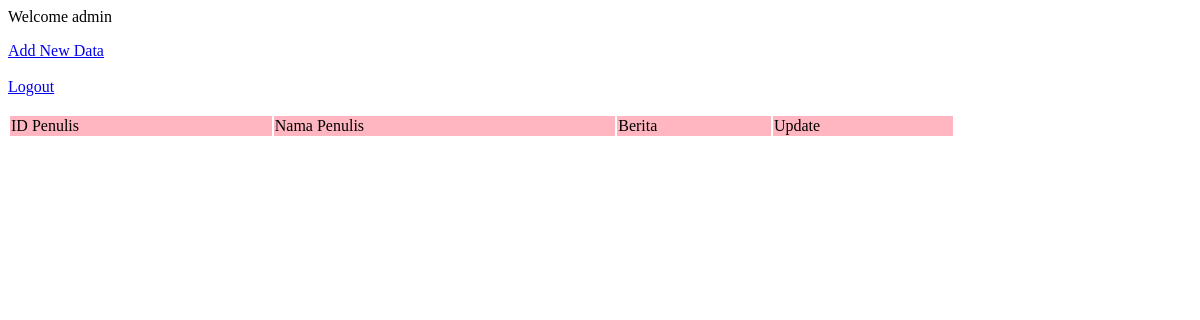
The app's page /index.php (signed in), older data.
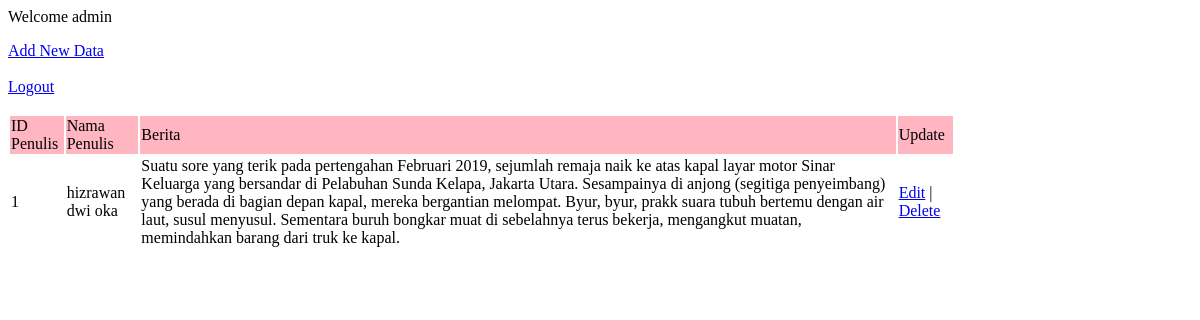
The same page, newer data.
### tables this page shows
CREATE TABLE `berita` (
  `idPenulis` int(11) NOT NULL,
  `namaPenulis` varchar(200) NOT NULL,
  `isiBerita` longtext NOT NULL,
  `tanggalTerbit` datetime NOT NULL
);

### index.php (the view, shortened to what this page needs)
<?php
    $user = $_SESSION['username'];
include_once("config.php");
$result = mysqli_query($mysqli, "SELECT * FROM berita");
?>
<html>
<head>
</head>
 <p>Welcome <?php echo $user; ?></p>
<body>
    <a href="add.html">Add New Data</a><br/><br/>
    <a href="logout.php">Logout</a><br/><br/>
    <table width='80%' border=0>
        <tr bgcolor='lightpink'>
            <td>ID Penulis</td>
            <td>Nama Penulis</td>
            <td>Berita</td>
            <td>Update</td>
        </tr>
        <?php
            $i = 0;
        while($res = mysqli_fetch_array($result)) {
            if($i % 2 != 0){
                $classes = "odd";
            }
            else{
                $classes = "even";
            }
            echo "<tr class=".$classes.">";
            echo "<td>".$res['idPenulis']."</td>";
            echo "<td>".$res['namaPenulis']."</td>";
            echo "<td>".$res['isiBerita']."</td>";
            echo "<td><a href=\"update.php?id=$res[idPenulis]\">Edit</a> | <a href=\"delete.php?id=$res[idPenulis]\" onClick=\"return confirm('Are you sure you want to delete?')\">Delete</a></td>";
            $i++;
        }
        ?>
    </table>
</body>
</html>

### index.php (style rules this page uses)
.even { background-color: white; }

Row changes from the older to the newer data that the page shows:
added berita: idPenulis "1", namaPenulis "hizrawan dwi oka", isiBerita "Suatu sore yang terik pada pertengahan Februari 2019, sejumlah remaja naik ke atas kapal layar motor Sinar Keluarga yang bersandar di Pelabuhan Sunda Kelapa, Jakarta Utara. Sesampainya di anjong (segitiga penyeimbang) yang berada di bagian depan kapal, mereka bergantian melompat. Byur, byur, prakk suara tubuh bertemu dengan air laut, susul menyusul. Sementara buruh bongkar muat di sebelahnya terus bekerja, mengangkut muatan, memindahkan barang dari truk ke kapal."
